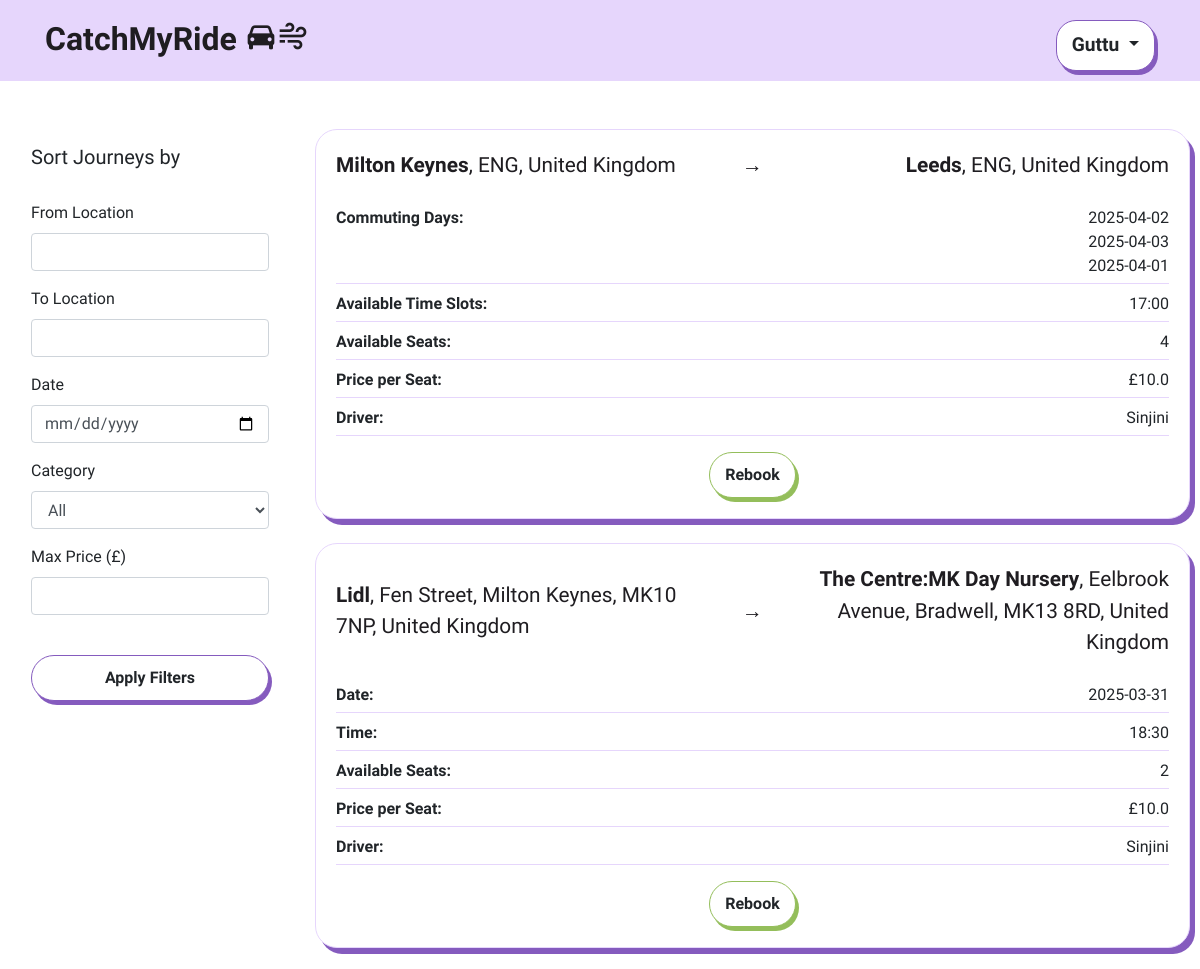
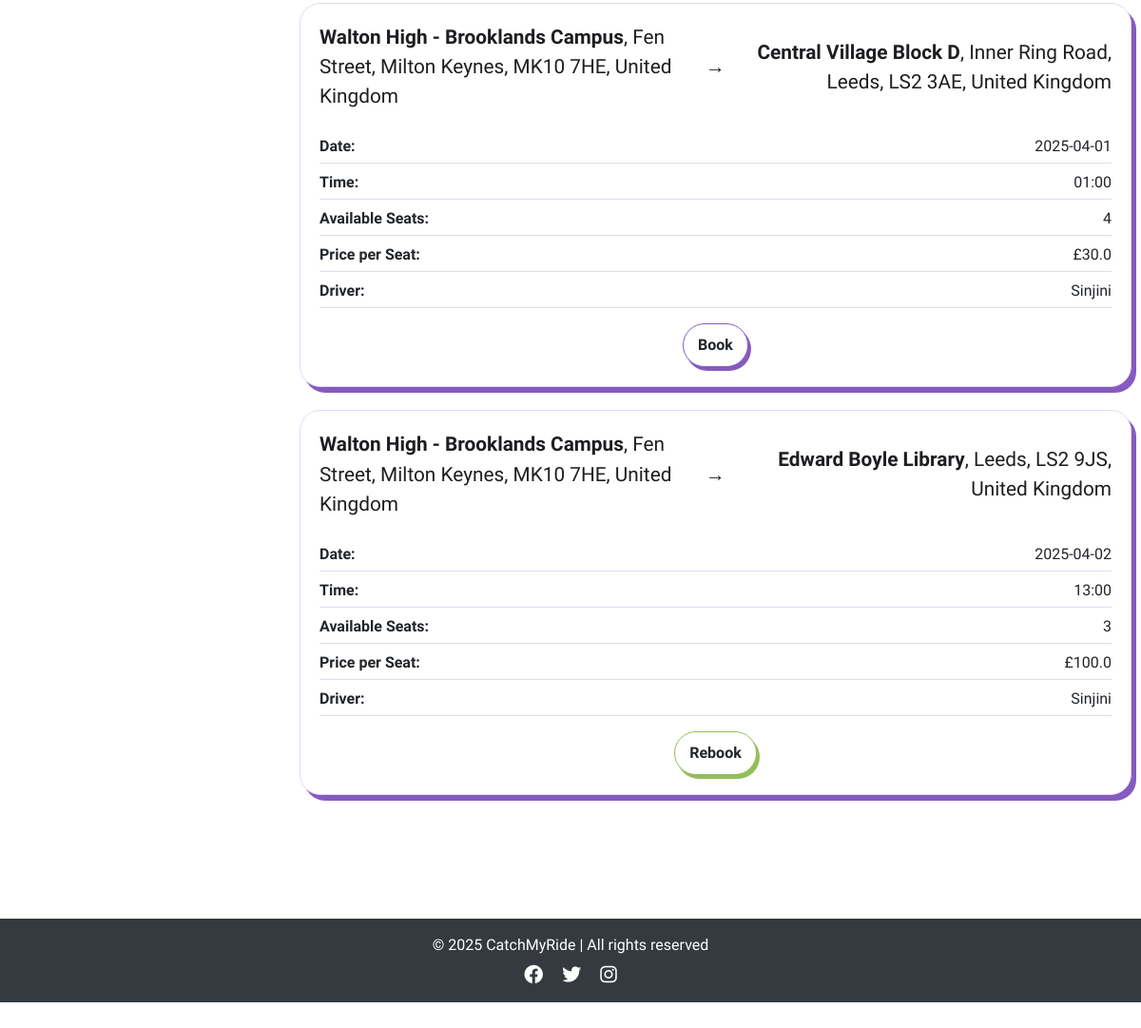
The page /view_journeys (signed in) on the database its author committed (2 pictures, top to bottom).
### app/models.py (models this page shows, shortened)
class User(db.Model, UserMixin):
    id = db.Column(db.Integer, primary_key=True)
    username = db.Column(db.String(100), unique=True, nullable=False)
    email = db.Column(db.String(150), unique=True, nullable=False)
    password_hash = db.Column(db.String(200), nullable=False)
    is_active = db.Column(db.Boolean, default=True) # to check if the user activation (user authentication)
    published_rides = db.relationship('publish_ride', backref='driver', lazy=True)
    booked_rides = db.relationship('publish_ride', secondary=passenger_rides, backref='passengers')

class publish_ride(db.Model):
    id = db.Column(db.Integer, primary_key=True)
    driver_id = db.Column(db.Integer, db.ForeignKey('user.id'), nullable=False)
    driver_name = db.Column(db.String(100), nullable=False)  # Added Driver Name
    from_location = db.Column(db.String(200), nullable=False)
    to_location = db.Column(db.String(200), nullable=False)
    date_time = db.Column(db.DateTime, nullable=True)  # Now optional
    available_seats_per_date = db.Column(db.JSON, nullable=True)
    price_per_seat = db.Column(db.Float, nullable=False)
    category = db.Column(db.String(50), nullable=False)
    recurrence_dates = db.Column(db.String(255), nullable=True)
    commute_times = db.Column(db.String(255), nullable=True)  # Stores commute time slots
    is_available = db.Column(db.Boolean, default=True)

### app/views.py (the view)
@app.route('/view_journeys')
def view_journeys():
    db.session.commit()
    db.session.expire_all()
    journeys = publish_ride.query.all()
    booked_journey_ids = set()
    if current_user.is_authenticated:
        booked_journey_ids = {booking.ride_id for booking in book_ride.query.filter_by(user_id=current_user.id).all()}
    for journey in journeys:
        try:
            journey.seat_tracking = json.loads(journey.available_seats_per_date) if journey.available_seats_per_date else {}
        except (json.JSONDecodeError, TypeError):
            journey.seat_tracking = {}  # Prevent errors if data is invalid
        journey.user_has_booked = journey.id in booked_journey_ids
    return render_template('view_journeys.html', journeys=journeys, user=current_user)

### app/views.py (called while the page is built)
@app.before_request
def check_redirect_after_login():
    if 'redirect_after_login' in session and current_user.is_authenticated:
        redirect_path = session.pop('redirect_after_login')
        return redirect(redirect_path)

@login_manager.user_loader
def load_user(user_id):
    return User.query.get(int(user_id))

@app.context_processor
def inject_user():
    return dict(user=current_user)

### app/templates/view_journeys.html (shortened to what this page needs)
{% extends "base.html" %}
{% block content %}
<div class="container-fluid my-5">
    <div class="row">
        <div class="col-md-3">
            <div class="filter-sidebar p-3">
                <h5>Sort Journeys by</h5>
                <br>
                <form id="journeyFilters">
                    <div class="mb-3">
                        <label for="filterFrom" class="form-label">From Location</label>
                        <input type="text" class="form-control" id="filterFrom">
                    </div>
                    <div class="mb-3">
                        <label for="filterTo" class="form-label">To Location</label>
                        <input type="text" class="form-control" id="filterTo">
                    </div>
                    <div class="mb-3">
                        <label for="filterDate" class="form-label">Date</label>
                        <input type="date" class="form-control" id="filterDate">
                    </div>
                    <div class="mb-3">
                        <label for="filterCategory" class="form-label">Category</label>
                        <select class="form-control" id="filterCategory">
                            <option value="">All</option>
                        </select>
                    </div>
                    <div class="mb-3">
                        <label for="filterPrice" class="form-label">Max Price (£)</label>
                        <input type="number" class="form-control" id="filterPrice">
                    </div>
                    <br>
                    <button type="button" id="applyFilters" class="btn btn-base btn-one w-100">Apply Filters</button>
                </form>
            </div>
        </div>
        <div class="col-md-9 card-list-container">
            {% if journeys %}
                <div class="row">
                    {% for journey in journeys %}
                        <div class="col-12 mb-4">
                            <div class="card">
                                <div class="card-body">
                                    <div class="journey-title-container">
                                        <div class="from">
                                            <strong>{{ journey.from_location.split(',')[0] }}</strong>{{ journey.from_location.replace(journey.from_location.split(',')[0], '') }}
                                        </div>
                                        <div class="arrow">→</div>
                                        <div class="to">
                                            <strong>{{ journey.to_location.split(',')[0] }}</strong>{{ journey.to_location.replace(journey.to_location.split(',')[0], '') }}
                                        </div>
                                    </div>
                                    <div class="journey-details">
                                        {% if journey.category == "one-time" %}
                                            <div class="detail-item">
                                                <span class="detail-heading">Date:</span>
                                                <span>{{ journey.date_time.strftime('%Y-%m-%d') }}</span>
                                            </div>
                                            <div class="detail-item">
                                                <span class="detail-heading">Time:</span>
                                                <span>{{ journey.date_time.strftime('%H:%M') }}</span>
                                            </div>
                                        {% elif journey.category == "commuting" %}
                                            <div class="detail-item">
                                                <span class="detail-heading">Commuting Days:</span>
                                                <ul class="date-list">
                                                    {% for date in journey.recurrence_dates.split(',') %}
                                                    <li>{{ date.strip() }}</li>
                                                    {% endfor %}
                                                </ul>
                                            </div>
                                            <div class="detail-item">
                                                <span class="detail-heading">Available Time Slots:</span>
                                                <span>
                                                    {% if journey.commute_times %}
                                                        {{ journey.commute_times | replace(',', ', ') }}
                                                    {% else %}
                                                        N/A
                                                    {% endif %}
                                                </span>
                                            </div>
                                        {% endif %}
                                        <div class="detail-item">
                                            <span class="detail-heading">Available Seats:</span>
                                            <span>{{ journey.seat_tracking.values() | max if journey.seat_tracking else 0 }}</span>
                                        </div>
                                        <div class="detail-item">
                                            <span class="detail-heading">Price per Seat:</span>
                                            <span>£{{ journey.price_per_seat }}</span>
                                        </div>
                                        <div class="detail-item">
                                            <span class="detail-heading">Driver:</span>
                                            <span>{{ journey.driver_name }}</span>
                                        </div>
                                    </div>
                                    <div class="text-center mt-3">
                                        {% if user and journey.user_has_booked %}
                                            {% if journey.category == "one-time" %}
                                                <form action="{{ url_for('book_onetime', ride_id=journey.id) }}" method="get">
                                            {% elif journey.category == "commuting" %}
                                                <form action="{{ url_for('book_commuting', ride_id=journey.id) }}" method="get">
                                            {% endif %}
                                            <button type="submit" class="btn btn-base btn-green">Rebook</button>
                                        </form>
                                        {% else %}
                                            {% if journey.seat_tracking and journey.seat_tracking.values() | max > 0 %}
                                                {% if user.is_authenticated %}
                                                    {% if journey.category == "one-time" %}
                                                        <form action="{{ url_for('book_onetime', ride_id=journey.id) }}" method="get">
                                                    {% elif journey.category == "commuting" %}
                                                        <form action="{{ url_for('book_commuting', ride_id=journey.id) }}" method="get">
                                                    {% endif %}
                                                    <button type="submit" class="btn btn-base btn-one">Book</button>
                                                </form>
                                                {% else %}
                                                    <a href="{{ url_for('login') }}" class="btn btn-base btn-blue" data-bs-target="#loginModal" data-bs-toggle="modal" data-bs-dismiss="modal">Log in to Book</a>
                                                {% endif %}
                                            {% else %}
                                                <button class="btn btn-base btn-red" disabled>Fully Booked</button>
                                            {% endif %}
                                        {% endif %}
                                    </div>
                                </div>
                            </div>
                        </div>
                    {% endfor %}
                </div>
            {% else %}
                <p class="text-center mt-4">No journeys available at the moment.</p>
            {% endif %}
        </div>
    </div>
</div>
{% endblock %}

### app/templates/base.html (shortened to what this page needs)
<!DOCTYPE html>
<html lang="en">
<head>
    <link rel="stylesheet" href="https://stackpath.bootstrapcdn.com/bootstrap/4.2.1/css/bootstrap.min.css">
    <link rel="stylesheet" href="{{ url_for('static', filename='style.css') }}">
    <link rel="stylesheet" href="https://cdnjs.cloudflare.com/ajax/libs/font-awesome/6.0.0-beta3/css/all.min.css">
    <link href='https://unpkg.com/boxicons@2.1.4/css/boxicons.min.css' rel='stylesheet'>
    <link rel="stylesheet" href="https://cdn.jsdelivr.net/npm/flatpickr/dist/flatpickr.min.css">
    <link rel="stylesheet" href="https://unpkg.com/leaflet/dist/leaflet.css" />
    <link rel="stylesheet" href="https://unpkg.com/leaflet.markercluster/dist/MarkerCluster.css" />
    <link rel="stylesheet" href="https://unpkg.com/leaflet.markercluster/dist/MarkerCluster.Default.css" />
</head>
<body class="{% block body_class %}{% endblock %}">
    <div class="flex-wrapper">
    <nav class="navbar">
        <div class="container navbar-container d-flex align-items-baseline justify-content-between">
            <a class="navbar-brand navbar-logo" href="/" aria-label="Catch My Ride Logo" title="Go to home page">
                CatchMyRide <i class='bx bxs-car logo-icon'></i><i class='bx bx-wind logo-icon' ></i>
            </a>
            <div class="dropdown">
                {% if user.is_authenticated %}
                    <button class="btn btn-base btn-profile dropdown-toggle" type="button" id="profileDropdown" data-bs-toggle="dropdown" aria-haspopup="true" aria-expanded="false">
                        {{ user.username }}
                    </button>
                {% endif %}
            </div>
        </div>
    </nav>
    <main>
        {% block content %}{% endblock %}
    </main>
    <br>
    <footer class="bg-dark text-white text-center py-3 mt-5">
        <div class="container">
            <p class="mb-0">© 2025 CatchMyRide | All rights reserved</p>
            <div class="social-links mt-2">
                <a href="#" class="text-white mx-2"><i class="fa-brands fa-facebook fa-lg"></i></a>
                <a href="#" class="text-white mx-2"><i class="fa-brands fa-twitter fa-lg"></i></a>
                <a href="#" class="text-white mx-2"><i class="fa-brands fa-instagram fa-lg"></i></a>
            </div>
        </div>
    </footer>
</body>
</html>

### app/static/style.css (style rules this page uses)
body { margin: 0; background-color: #fff; font-family: "Oxanium", serif; font-weight: 300; }
i { font-size: 1.2rem; }
a { color: #855bbe; font-weight: bold; text-decoration: none; transition: color 0.3s ease-in-out; }
.navbar .container { display: flex; flex-direction: row; align-items: center; justify-content: space-between; }
.navbar { background-color: #e6d6fc; text-align: center; padding: 10px 0; }
.navbar-logo, .navbar-logo:hover { color: #1f1d21; font-family: "Shrikhand", serif; font-size: 2rem; }
.logo-icon { font-size: 2rem; }
.btn-base { padding: 10px 15px; border-radius: 23px; font-weight: bold; transition: all 0.2s ease-in-out; background-color: white; color: var(--text-color); border: 1px solid var(--border-color); box-shadow: 3px 4px 0px var(--shadow-color); }
.btn-one { --color: #1f1d21; --border-color: #855bbe; --shadow-color: #855bbe; --bg-color: #e6d6fc; }
.btn-profile { --color: #1f1d21; --border-color: #855bbe; --bg-color: #e6d6fc; --shadow-color: #855bbe; font-size: 1.2rem; border-radius: 20px; }
.btn-green { --color: #1f1d21; --border-color: #94BE5B; --bg-color: #C9DEAD; --shadow-color: #94BE5B; }
.card { border-radius: 22px; border-color: #e6d6fc; box-shadow: 5px 6px 0px #855bbe; transition: transform 0.2s ease-in-out; }
.card-list-container { max-height: 80vh; overflow-y: auto; overflow-x: hidden; padding-right: 10px; }
.card .text-center { margin-top: 15px; }
.journey-title-container { display: flex; justify-content: space-between; align-items: center; text-align: center; font-size: 1.3rem; font-weight: 400; color: #1f1d21; margin-bottom: 25px; flex-wrap: nowrap; overflow-x: hidden; gap: 1rem; }
.journey-title-container .from { flex: 1; text-align: left; }
.journey-title-container .to { flex: 1; text-align: right; }
.journey-title-container .arrow { width: 40px; text-align: center; font-weight: bold; display: flex; align-items: center; justify-content: center; }
.journey-details { display: flex; flex-direction: column; gap: 8px; }
.detail-item { display: flex; justify-content: space-between; border-bottom: 1px solid #e6d6fc; padding-bottom: 5px; }
.date-list { margin: 0; }
.date-list li { display: block; }
.detail-heading { font-weight: 600; }

### rows shown on the page
User: username "Guttu"
publish_ride: from_location "Milton Keynes", from_location.replace ", ENG, United Kingdom", to_location "Leeds", to_location.replace ", ENG, United Kingdom", strip "2025-04-02" "2025-04-03" "2025-04-01", commute_times "17:00", seat_tracking.values|max "4", price_per_seat "10.0", driver_name "Sinjini"
publish_ride: from_location "Lidl", from_location.replace ", Fen Street, Milton Keynes, MK10 7NP, United Kingdom", to_location "The Centre:MK Day Nursery", to_location.replace ", Eelbrook Avenue, Bradwell, MK13 8RD, United Kingdom", date_time "2025-03-31", date_time "18:30", seat_tracking.values|max "2", price_per_seat "10.0", driver_name "Sinjini"
publish_ride: from_location "Walton High - Brooklands Campus", from_location.replace ", Fen Street, Milton Keynes, MK10 7HE, United Kingdom", to_location "Central Village Block D", to_location.replace ", Inner Ring Road, Leeds, LS2 3AE, United Kingdom", date_time "2025-04-01", date_time "01:00", seat_tracking.values|max "4", price_per_seat "30.0", driver_name "Sinjini"
publish_ride: from_location "Walton High - Brooklands Campus", from_location.replace ", Fen Street, Milton Keynes, MK10 7HE, United Kingdom", to_location "Edward Boyle Library", to_location.replace ", Leeds, LS2 9JS, United Kingdom", date_time "2025-04-02", date_time "13:00", seat_tracking.values|max "3", price_per_seat "100.0", driver_name "Sinjini"
